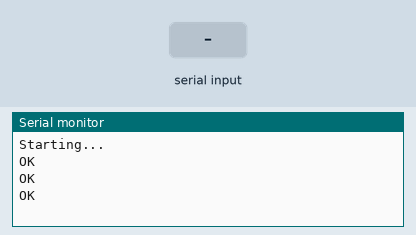
A sketch run on a simulated Arduino Uno, built with avr-gcc and run on an emulated ATmega328P. On the bench: the last lines printed to the serial monitor. The inputs (shaded band) are chosen by the test bench. The modem accepts every AT command (registered, SIM ready, sends succeed) and sends nothing else.

Above: at 5.2 s.
5.3 s: "1" received over Serial
At 6.0 s:
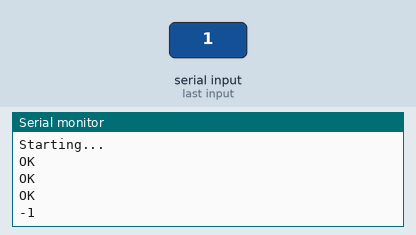
7.0 s: "1" received over the second serial link
At 8.3 s:
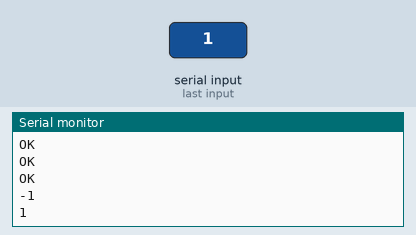
8.5 s: "0" received over the second serial link
At 9.5 s:
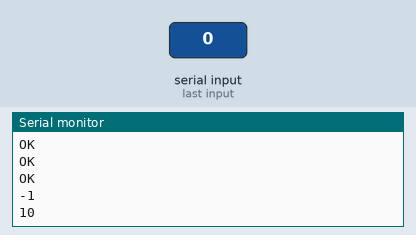

Measured:
- after the input at 5.3 s, the serial monitor: prints a new line after 0.28 s (image 1)
- after the input at 7.0 s, the serial monitor: prints a new line after 0.58 s (image 2)
- after the input at 8.5 s, the serial monitor: prints a new line after 0.08 s (image 3)

The sketch:

test2.ino
```cpp
#include <SoftwareSerial.h>
SoftwareSerial mySerial(3, 2);
void setup() {
  Serial.begin(4800);
  mySerial.begin(4800);
  Serial.println("Starting...");
  delay(1000);
  mySerial.println("AT");
  pollSms();
  mySerial.println("AT+CMGF=1");
  pollSms();
  mySerial.println("AT+CNMI=1,2,0,0,0");
  pollSms();
}

void loop(){
  pollSms();
}

void pollSms(){
  delay(500);
  while (Serial.available()) {
    mySerial.write(Serial.read());
    String st = String(Serial.read());
    Serial.println(st);
  }
  while(mySerial.available()) {
    Serial.write(mySerial.read());
  }
  delay(500);
}
```
